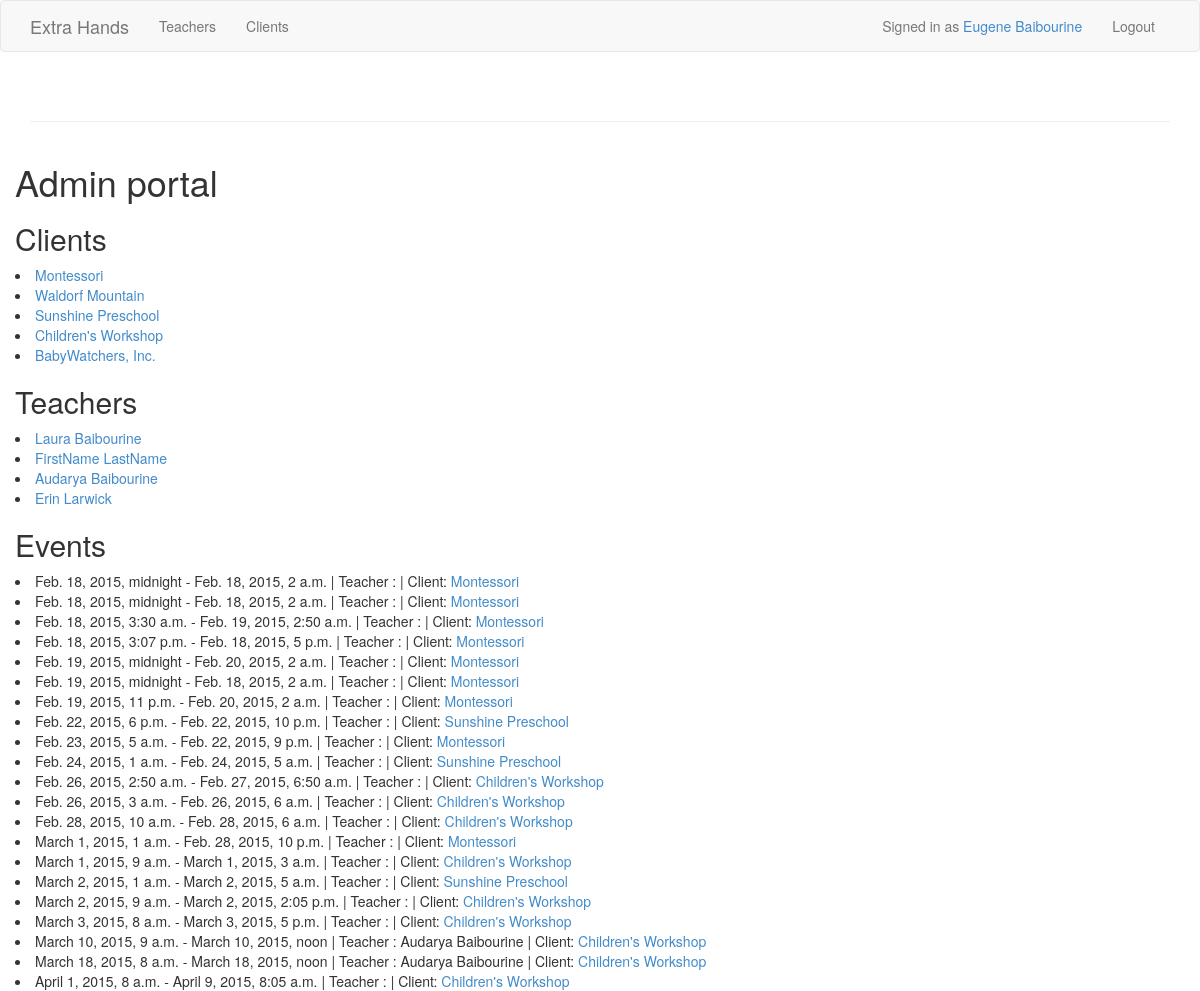
/myaccount/ (signed in), run on the app's committed database.
### extra_hands_app/models.py (models this page shows, shortened)
class Client(models.Model):
    user = models.OneToOneField(User)
    organization = models.CharField(max_length=128)
    street = models.CharField(max_length=30)
    city = models.CharField(max_length=30)
    state = models.CharField(max_length=2)
    phone_number = models.CharField(max_length=15)
    description = models.CharField(max_length=600)
    client_slug = models.SlugField(unique=True)
    campus = models.IntegerField(default=1)
    token = models.IntegerField(default=0)

class Teacher(models.Model):
    user = models.OneToOneField(User)
    street = models.CharField(max_length=30)
    city = models.CharField(max_length=30)
    state = models.CharField(max_length=2)
    phone_number = models.CharField(max_length=15)
    ect_qualified = models.BooleanField(default=False)
    cpr_first_aid = models.BooleanField(default=False)
    universal_precautions = models.BooleanField(default=False)
    qualifications = models.CharField(max_length =300)
    degree = models.CharField(max_length=30)
    major = models.CharField(max_length=100)
    is_available = models.BooleanField(default=False)
    on_call = models.BooleanField(default=False)
    slug = models.SlugField(unique=True)
    clicks = models.IntegerField(default=0)
    token = models.IntegerField(default=0)

class Event(models.Model):
    start_time = models.DateTimeField()
    end_time = models.DateTimeField()
    teacher = models.ForeignKey(Teacher, blank=True, null=True, default=None)
    client = models.ForeignKey(Client)
    is_open = models.BooleanField(default=False)
    in_progress = models.BooleanField(default=False)
    token = models.IntegerField(default=0)
    comments = models.CharField(max_length=500, blank=True, default ='')
    is_on_call = models.BooleanField(default=False)
    event_class = models.CharField(max_length=100, default='event-info')

### extra_hands_app/views.py (the view, shortened to what this page needs)
# urls.py: url(r'myaccount/$', views.my_account, name='myaccount'),
@login_required()
def my_account(request):
    user = request.user
    context_dict={'user':user}
    is_teacher = False
    is_client = False
    is_superuser = False
    if user.is_superuser:
        is_superuser = True
        context_dict['teachers'] = Teacher.objects.all()
        context_dict['clients'] = Client.objects.all()
        context_dict['events'] = Event.objects.all().order_by('start_time')
    context_dict['is_teacher'] = is_teacher
    context_dict['is_superuser'] = is_superuser
    context_dict['is_client'] = is_client
    context_dict['message'] = "You have successfully logged in."
    return render(request, "myaccount.html", context_dict)

### templates/myaccount.html (shortened to what this page needs)
{% extends 'base.html' %}
{% block content %}
{% if is_superuser %}
    {% include 'manage.html' %}
{% endif %}
{% endblock %}

### templates/base.html (shortened to what this page needs)
<!DOCTYPE html>
{% load staticfiles %}
<html>
<head lang="en">
    <link href="{% static 'css/bootstrap.min.css' %}" rel="stylesheet">
    <link href="{% static 'css/custom.css' %}" rel="stylesheet">
</head>
<body>
    <nav class="navbar navbar-default">
        <div class="container">
            <div class="navbar-header">
              <a class="navbar-brand" href="/">Extra Hands</a>
            </div>
            <div class="collapse navbar-collapse" id="bs-example-navbar-collapse-1">
              <ul class="nav navbar-nav">
                <li><a href="{% url 'get_all_teachers' %}">Teachers</a></li>
                <li><a href="{% url 'get_all_clients' %}">Clients</a></li>
              </ul>
              <ul class="nav navbar-nav navbar-right">
                  {% if user.is_authenticated %}
                      <p class="navbar-text">Signed in as <a href="{% url 'myaccount' %}">{{ user.get_full_name }}</a></p>
                <li><a href="{% url 'logout' %}">Logout</a></li>
                  {% endif %}
              </ul>
            </div>
        </div>
    </nav>
    <div class="container">
        <div class="row">
            <div class="col-md-12">
                <div class="page-header">
                </div>
            </div>
        </div>
    </div>
    <div class="container">
        <div class="row">
            {% block content %}{% endblock %}
        </div>
    </div>
</body>
</html>

### templates/manage.html
<h1>Admin portal</h1>
<h2>Clients</h2>
{% for client in clients %}
    <li><a href="{% url 'get_client' client.client_slug%}">{{ client.organization }}</a></li>
{% endfor %}
<h2>Teachers</h2>
{% for teacher in teachers %}
    <li><a href="{% url 'get_teacher' teacher.slug%}">{{ teacher.user.get_full_name }}</a></li>
{% endfor %}
<h2>Events</h2>
{% for event in events %}
    <li>{{ event.start_time }} - {{ event.end_time }} | Teacher : {{ event.teacher.user.get_full_name }} | Client: <a href="{% url 'get_client' event.client.client_slug%}">{{ event.client.organization }}</a></li>
{% endfor %}

### data on the page
Client: organization "Montessori"
Client: organization "Waldorf Mountain"
Client: organization "Sunshine Preschool"
Client: organization "Children's Workshop"
Client: organization "BabyWatchers, Inc."
Teacher: user.get_full_name "Laura Baibourine"
Teacher: user.get_full_name "FirstName LastName"
Teacher: user.get_full_name "Audarya Baibourine"
Teacher: user.get_full_name "Erin Larwick"
Event: start_time "Feb. 18, 2015, midnight", end_time "Feb. 18, 2015, 2 a.m.", client.organization "Montessori"
Event: start_time "Feb. 18, 2015, midnight", end_time "Feb. 18, 2015, 2 a.m.", client.organization "Montessori"
Event: start_time "Feb. 18, 2015, 3:30 a.m.", end_time "Feb. 19, 2015, 2:50 a.m.", client.organization "Montessori"
Event: start_time "Feb. 18, 2015, 3:07 p.m.", end_time "Feb. 18, 2015, 5 p.m.", client.organization "Montessori"
Event: start_time "Feb. 19, 2015, midnight", end_time "Feb. 20, 2015, 2 a.m.", client.organization "Montessori"
Event: start_time "Feb. 19, 2015, midnight", end_time "Feb. 18, 2015, 2 a.m.", client.organization "Montessori"
Event: start_time "Feb. 19, 2015, 11 p.m.", end_time "Feb. 20, 2015, 2 a.m.", client.organization "Montessori"
Event: start_time "Feb. 22, 2015, 6 p.m.", end_time "Feb. 22, 2015, 10 p.m.", client.organization "Sunshine Preschool"
Event: start_time "Feb. 23, 2015, 5 a.m.", end_time "Feb. 22, 2015, 9 p.m.", client.organization "Montessori"
Event: start_time "Feb. 24, 2015, 1 a.m.", end_time "Feb. 24, 2015, 5 a.m.", client.organization "Sunshine Preschool"
Event: start_time "Feb. 26, 2015, 2:50 a.m.", end_time "Feb. 27, 2015, 6:50 a.m.", client.organization "Children's Workshop"
Event: start_time "Feb. 26, 2015, 3 a.m.", end_time "Feb. 26, 2015, 6 a.m.", client.organization "Children's Workshop"
Event: start_time "Feb. 28, 2015, 10 a.m.", end_time "Feb. 28, 2015, 6 a.m.", client.organization "Children's Workshop"
Event: start_time "March 1, 2015, 1 a.m.", end_time "Feb. 28, 2015, 10 p.m.", client.organization "Montessori"
Event: start_time "March 1, 2015, 9 a.m.", end_time "March 1, 2015, 3 a.m.", client.organization "Children's Workshop"
Event: start_time "March 2, 2015, 1 a.m.", end_time "March 2, 2015, 5 a.m.", client.organization "Sunshine Preschool"
Event: start_time "March 2, 2015, 9 a.m.", end_time "March 2, 2015, 2:05 p.m.", client.organization "Children's Workshop"
Event: start_time "March 3, 2015, 8 a.m.", end_time "March 3, 2015, 5 p.m.", client.organization "Children's Workshop"
Event: start_time "March 10, 2015, 9 a.m.", end_time "March 10, 2015, noon", teacher.user.get_full_name "Audarya Baibourine", client.organization "Children's Workshop"
Event: start_time "March 18, 2015, 8 a.m.", end_time "March 18, 2015, noon", teacher.user.get_full_name "Audarya Baibourine", client.organization "Children's Workshop"
Event: start_time "April 1, 2015, 8 a.m.", end_time "April 9, 2015, 8:05 a.m.", client.organization "Children's Workshop"

### other printed values
{{ user.get_full_name }} "Eugene Baibourine"
